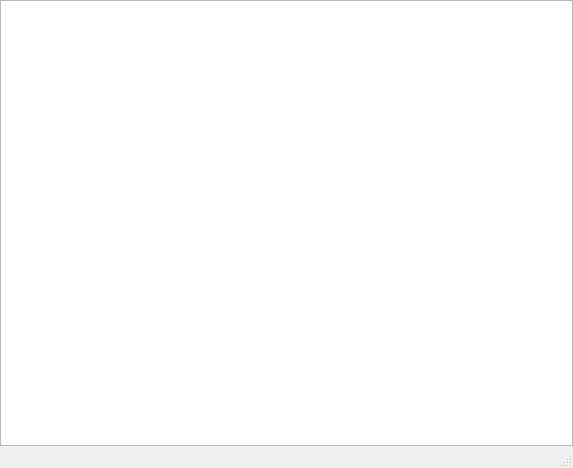
<?xml version="1.0" encoding="UTF-8"?>
<ui version="4.0">
 <class>MainWindow</class>
 <widget class="QMainWindow" name="MainWindow">
  <property name="geometry">
   <rect>
    <x>0</x>
    <y>0</y>
    <width>573</width>
    <height>468</height>
   </rect>
  </property>
  <property name="windowTitle">
   <string>Editable Tree Model</string>
  </property>
  <widget class="QWidget" name="centralwidget">
   <layout class="QVBoxLayout">
    <property name="spacing">
     <number>0</number>
    </property>
    <property name="leftMargin">
     <number>0</number>
    </property>
    <property name="topMargin">
     <number>0</number>
    </property>
    <property name="rightMargin">
     <number>0</number>
    </property>
    <property name="bottomMargin">
     <number>0</number>
    </property>
    <item>
     <widget class="QTreeView" name="view">
      <property name="alternatingRowColors">
       <bool>true</bool>
      </property>
      <property name="selectionBehavior">
       <enum>QAbstractItemView::SelectItems</enum>
      </property>
      <property name="horizontalScrollMode">
       <enum>QAbstractItemView::ScrollPerPixel</enum>
      </property>
      <property name="animated">
       <bool>false</bool>
      </property>
      <property name="allColumnsShowFocus">
       <bool>true</bool>
      </property>
     </widget>
    </item>
   </layout>
  </widget>
  <widget class="QStatusBar" name="statusbar"/>
  <action name="exitAction">
   <property name="text">
    <string>E&amp;xit</string>
   </property>
   <property name="shortcut">
    <string>Ctrl+Q</string>
   </property>
  </action>
  <action name="insertRowAction">
   <property name="text">
    <string>Insert Row</string>
   </property>
   <property name="shortcut">
    <string>Ctrl+I, R</string>
   </property>
  </action>
  <action name="removeRowAction">
   <property name="text">
    <string>Remove Row</string>
   </property>
   <property name="shortcut">
    <string>Ctrl+R, R</string>
   </property>
  </action>
  <action name="insertColumnAction">
   <property name="text">
    <string>Insert Column</string>
   </property>
   <property name="shortcut">
    <string>Ctrl+I, C</string>
   </property>
  </action>
  <action name="removeColumnAction">
   <property name="text">
    <string>Remove Column</string>
   </property>
   <property name="shortcut">
    <string>Ctrl+R, C</string>
   </property>
  </action>
  <action name="insertChildAction">
   <property name="text">
    <string>Insert Child</string>
   </property>
   <property name="shortcut">
    <string>Ctrl+N</string>
   </property>
  </action>
 </widget>
 <resources/>
 <connections/>
</ui>
